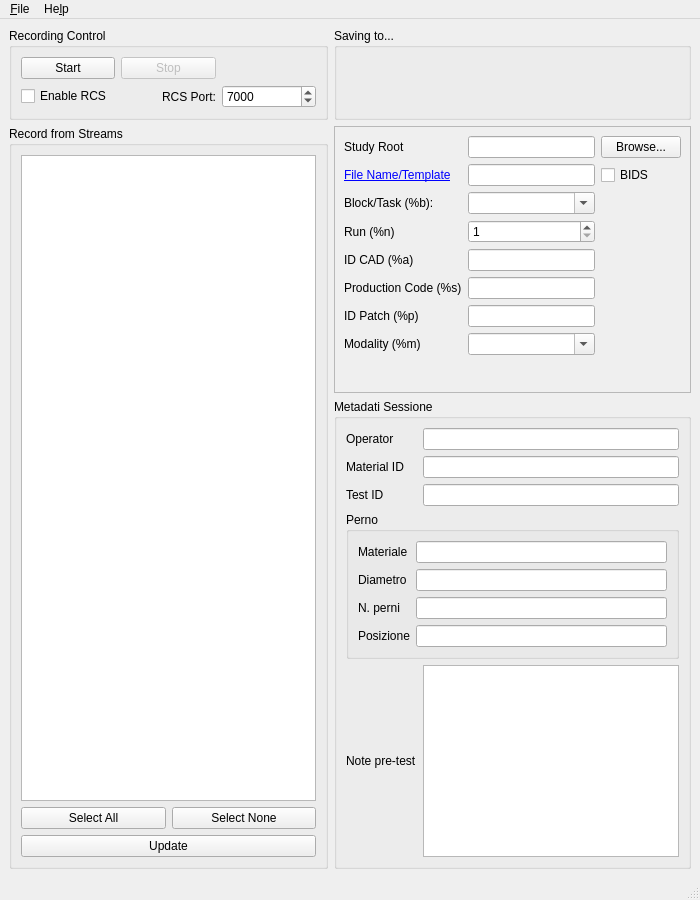
<?xml version="1.0" encoding="UTF-8"?>
<ui version="4.0">
 <class>MainWindow</class>
 <widget class="QMainWindow" name="MainWindow">
  <property name="geometry">
   <rect>
    <x>0</x>
    <y>0</y>
    <width>700</width>
    <height>900</height>
   </rect>
  </property>
  <property name="windowTitle">
   <string>Lab Recorder</string>
  </property>
  <widget class="QWidget" name="centralwidget">
   <layout class="QGridLayout" name="gridLayout_master">
    <item row="0" column="0">
     <widget class="QGroupBox" name="groupBox_recording">
      <property name="title">
       <string>Recording Control</string>
      </property>
      <layout class="QGridLayout" name="formLayout">
       <item row="0" column="0">
        <widget class="QPushButton" name="startButton">
         <property name="text">
          <string>Start</string>
         </property>
         <property name="shortcut">
          <string>Ctrl+S</string>
         </property>
        </widget>
       </item>
       <item row="0" column="1">
        <widget class="QPushButton" name="stopButton">
         <property name="enabled">
          <bool>false</bool>
         </property>
         <property name="text">
          <string>Stop</string>
         </property>
        </widget>
       </item>
       <item row="1" column="0">
        <widget class="QCheckBox" name="rcsCheckBox">
         <property name="text">
          <string>Enable RCS</string>
         </property>
         <property name="tristate">
          <bool>false</bool>
         </property>
        </widget>
       </item>
       <item row="1" column="1">
        <widget class="QLabel" name="rcsportLabel">
         <property name="text">
          <string>RCS Port:</string>
         </property>
         <property name="alignment">
          <set>Qt::AlignRight|Qt::AlignTrailing|Qt::AlignVCenter</set>
         </property>
        </widget>
       </item>
       <item row="1" column="2">
        <widget class="QSpinBox" name="rcsport">
         <property name="minimum">
          <number>1</number>
         </property>
         <property name="maximum">
          <number>65535</number>
         </property>
         <property name="value">
          <number>7000</number>
         </property>
        </widget>
       </item>
      </layout>
     </widget>
    </item>
    <!-- [ADAPTRONICS] rowspan=2: streams si espande fino a coprire anche la riga dei metadati -->
    <item row="2" column="0" rowspan="2">
     <widget class="QGroupBox" name="groupBox_streams">
      <property name="title">
       <string>Record from Streams</string>
      </property>
      <layout class="QVBoxLayout" name="verticalLayout_streams">
       <item>
        <widget class="QListWidget" name="streamList">
         <property name="selectionMode">
          <enum>QAbstractItemView::SingleSelection</enum>
         </property>
         <property name="selectionBehavior">
          <enum>QAbstractItemView::SelectItems</enum>
         </property>
        </widget>
       </item>
       <item>
        <layout class="QHBoxLayout" name="horizontalLayout_streamsel">
         <item>
          <widget class="QPushButton" name="selectAllButton">
           <property name="text">
            <string>Select All</string>
           </property>
          </widget>
         </item>
         <item>
          <widget class="QPushButton" name="selectNoneButton">
           <property name="text">
            <string>Select None</string>
           </property>
          </widget>
         </item>
        </layout>
       </item>
       <item>
        <widget class="QPushButton" name="refreshButton">
         <property name="text">
          <string>Update</string>
         </property>
         <property name="shortcut">
          <string>Ctrl+U</string>
         </property>
        </widget>
       </item>
      </layout>
     </widget>
    </item>
    <item row="0" column="1">
     <widget class="QGroupBox" name="groupBox_rootFolder">
      <property name="title">
       <string>Saving to...</string>
      </property>
      <layout class="QHBoxLayout" name="horizontalLayout_studyRoot">
       <item>
        <widget class="QLabel" name="locationLabel">
          <!-- [ADAPTRONICS] wordWrap: il percorso lungo va a capo invece di espandere la colonna -->
          <property name="wordWrap"><bool>true</bool></property>
        </widget>
       </item>
      </layout>
     </widget>
    </item>
    <item row="2" column="1">
     <widget class="QScrollArea" name="scrollArea">
      <property name="widgetResizable">
       <bool>true</bool>
      </property>
      <widget class="QWidget" name="scrollAreaWidgetContents">
       <property name="geometry">
        <rect>
         <x>0</x>
         <y>0</y>
         <width>332</width>
         <height>284</height>
        </rect>
       </property>
       <layout class="QGridLayout" name="gridLayout_2">
        <!-- [ADAPTRONICS] rinominato da "Counter" a "Run" per contesto industriale -->
        <item row="3" column="0">
         <widget class="QLabel" name="label_counter">
          <property name="text">
           <string>Run (%n)</string>
          </property>
         </widget>
        </item>
        <!-- [ADAPTRONICS] Production Code nascosto: eliminato per semplificazione struttura cartelle (sovrapposto a ID CAD) -->
        <item row="5" column="0">
         <widget class="QLabel" name="label_session">
          <property name="text">
           <string>Production Code (%s)</string>
          </property>
          <property name="visible">
           <bool>false</bool>
          </property>
         </widget>
        </item>
        <item row="6" column="1">
         <widget class="QLineEdit" name="lineEdit_participant"/>
        </item>
        <item row="1" column="1">
         <widget class="QLineEdit" name="lineEdit_template"/>
        </item>
        <item row="5" column="1">
         <widget class="QLineEdit" name="lineEdit_session">
          <property name="visible">
           <bool>false</bool>
          </property>
         </widget>
        </item>
        <item row="0" column="1">
         <widget class="QLineEdit" name="rootEdit"/>
        </item>
        <!-- [ADAPTRONICS] Block/Task nascosto: non utilizzato nel contesto industriale Adaptronics -->
        <item row="2" column="0">
         <widget class="QLabel" name="label_currBlock">
          <property name="text">
           <string>Block/Task (%b):</string>
          </property>
          <property name="visible">
           <bool>false</bool>
          </property>
         </widget>
        </item>
        <item row="0" column="2">
         <widget class="QPushButton" name="rootBrowseButton">
          <property name="text">
           <string>Browse...</string>
          </property>
          <property name="shortcut">
           <string>Ctrl+B</string>
          </property>
         </widget>
        </item>
        <item row="4" column="1">
         <widget class="QLineEdit" name="lineEdit_acq"/>
        </item>
        <!-- [ADAPTRONICS] rinominato da "Participant (%p)" a "ID Patch" per contesto industriale -->
        <!-- [ADAPTRONICS] spostato a row=6: ID CAD deve stare sopra a ID Patch -->
        <item row="6" column="0">
         <widget class="QLabel" name="label_participant">
          <property name="text">
           <string>ID Patch (%p)</string>
          </property>
         </widget>
        </item>
        <item row="1" column="0">
         <widget class="QLabel" name="label_template">
          <property name="text">
           <string>&lt;a href=&quot;https://github.com/labstreaminglayer/App-LabRecorder/blob/master/doc/templates.md&quot;&gt;File Name/Template&lt;/a&gt;</string>
          </property>
          <property name="openExternalLinks">
           <bool>true</bool>
          </property>
         </widget>
        </item>
        <item row="0" column="0">
         <widget class="QLabel" name="label_studyroot">
          <property name="text">
           <string>Study Root</string>
          </property>
         </widget>
        </item>
        <!-- [ADAPTRONICS] rinominato da "Acq. (%a)" a "ID CAD" per contesto industriale -->
        <!-- [ADAPTRONICS] spostato a row=4: ID CAD deve stare sopra a ID Patch -->
        <item row="4" column="0">
         <widget class="QLabel" name="label_acq">
          <property name="text">
           <string>ID CAD (%a)</string>
          </property>
         </widget>
        </item>
        <!-- [ADAPTRONICS] BIDS nascosto: non rilevante per uso industriale. Il widget esiste ancora nel codice C++ -->
        <item row="1" column="2">
         <widget class="QCheckBox" name="check_bids">
          <property name="text">
           <string>BIDS</string>
          </property>
          <property name="visible">
           <bool>false</bool>
          </property>
         </widget>
        </item>
        <item row="8" column="1">
         <spacer name="verticalSpacer">
          <property name="orientation">
           <enum>Qt::Vertical</enum>
          </property>
          <property name="sizeHint" stdset="0">
           <size>
            <width>0</width>
            <height>0</height>
           </size>
          </property>
         </spacer>
        </item>
        <item row="3" column="1">
         <widget class="QSpinBox" name="spin_counter">
          <property name="minimum">
           <number>1</number>
          </property>
          <property name="maximum">
           <number>1000</number>
          </property>
          <property name="value">
           <number>1</number>
          </property>
         </widget>
        </item>
        <item row="2" column="1">
         <widget class="QComboBox" name="input_blocktask">
          <property name="editable">
           <bool>true</bool>
          </property>
          <!-- [ADAPTRONICS] input_blocktask nascosto: non utilizzato nel contesto industriale Adaptronics -->
          <property name="visible">
           <bool>false</bool>
          </property>
         </widget>
        </item>
        <!-- [ADAPTRONICS] Modality nascosto: non utilizzato nel contesto industriale Adaptronics -->
        <item row="7" column="0">
         <widget class="QLabel" name="label_modality">
          <property name="text">
           <string>Modality (%m)</string>
          </property>
          <property name="visible">
           <bool>false</bool>
          </property>
         </widget>
        </item>
        <item row="7" column="1">
         <widget class="QComboBox" name="input_modality">
          <property name="editable">
           <bool>true</bool>
          </property>
          <property name="visible">
           <bool>false</bool>
          </property>
         </widget>
        </item>
       </layout>
      </widget>
     </widget>
    </item>
   <!-- [ADAPTRONICS] pannello metadati sessione: riga aggiuntiva sotto i controlli (col=1, row=3) -->
   <item row="3" column="1">
    <widget class="QGroupBox" name="groupBox_metadata">
     <property name="title">
      <string>Metadati Sessione</string>
     </property>
     <layout class="QGridLayout" name="gridLayout_metadata">
      <item row="0" column="0">
       <widget class="QLabel" name="label_meta_operator">
        <property name="text"><string>Operator</string></property>
       </widget>
      </item>
      <item row="0" column="1">
       <widget class="QLineEdit" name="lineEdit_meta_operator"/>
      </item>
      <item row="1" column="0">
       <widget class="QLabel" name="label_meta_material">
        <property name="text"><string>Material ID</string></property>
       </widget>
      </item>
      <item row="1" column="1">
       <widget class="QLineEdit" name="lineEdit_meta_material"/>
      </item>
      <item row="2" column="0">
       <widget class="QLabel" name="label_meta_test">
        <property name="text"><string>Test ID</string></property>
       </widget>
      </item>
      <item row="2" column="1">
       <widget class="QLineEdit" name="lineEdit_meta_test"/>
      </item>
      <item row="3" column="0" colspan="2">
       <widget class="QGroupBox" name="groupBox_perno">
        <property name="title"><string>Perno</string></property>
        <layout class="QGridLayout" name="gridLayout_perno">
         <item row="0" column="0">
          <widget class="QLabel" name="label_perno_materiale">
           <property name="text"><string>Materiale</string></property>
          </widget>
         </item>
         <item row="0" column="1">
          <widget class="QLineEdit" name="lineEdit_meta_perno_materiale"/>
         </item>
         <item row="1" column="0">
          <widget class="QLabel" name="label_perno_diametro">
           <property name="text"><string>Diametro</string></property>
          </widget>
         </item>
         <item row="1" column="1">
          <widget class="QLineEdit" name="lineEdit_meta_perno_diametro"/>
         </item>
         <item row="2" column="0">
          <widget class="QLabel" name="label_perno_numero">
           <property name="text"><string>N. perni</string></property>
          </widget>
         </item>
         <item row="2" column="1">
          <widget class="QLineEdit" name="lineEdit_meta_perno_numero"/>
         </item>
         <item row="3" column="0">
          <widget class="QLabel" name="label_perno_posizione">
           <property name="text"><string>Posizione</string></property>
          </widget>
         </item>
         <item row="3" column="1">
          <widget class="QLineEdit" name="lineEdit_meta_perno_posizione"/>
         </item>
        </layout>
       </widget>
      </item>
      <item row="4" column="0">
       <widget class="QLabel" name="label_meta_note">
        <property name="text"><string>Note pre-test</string></property>
       </widget>
      </item>
      <item row="4" column="1">
       <widget class="QPlainTextEdit" name="plainTextEdit_meta_note">
        <property name="minimumSize">
         <size><width>0</width><height>60</height></size>
        </property>
       </widget>
      </item>
      <item row="5" column="0" colspan="2">
       <spacer name="verticalSpacer_metadata">
        <property name="orientation"><enum>Qt::Vertical</enum></property>
        <property name="sizeHint" stdset="0">
         <size><width>0</width><height>0</height></size>
        </property>
       </spacer>
      </item>
     </layout>
    </widget>
   </item>
   <!-- [FINE ADAPTRONICS] pannello metadati -->
   </layout>
  </widget>
  <widget class="QMenuBar" name="menuBar">
   <property name="geometry">
    <rect>
     <x>0</x>
     <y>0</y>
     <width>634</width>
     <height>21</height>
    </rect>
   </property>
   <widget class="QMenu" name="menuFile">
    <property name="title">
     <string>&amp;File</string>
    </property>
    <addaction name="actionLoad_Configuration"/>
    <addaction name="actionSave_Configuration"/>
    <addaction name="separator"/>
    <addaction name="actionQuit"/>
   </widget>
   <widget class="QMenu" name="menuHelp">
    <property name="title">
     <string>He&amp;lp</string>
    </property>
    <addaction name="actionAbout"/>
   </widget>
   <addaction name="menuFile"/>
   <addaction name="menuHelp"/>
  </widget>
  <widget class="QStatusBar" name="statusBar"/>
  <action name="actionLoad_Configuration">
   <property name="text">
    <string>&amp;Load Configuration</string>
   </property>
   <property name="shortcut">
    <string>Ctrl+L</string>
   </property>
  </action>
  <action name="actionSave_Configuration">
   <property name="text">
    <string>&amp;Save Configuration</string>
   </property>
   <property name="shortcut">
    <string>Ctrl+S</string>
   </property>
  </action>
  <action name="actionQuit">
   <property name="text">
    <string>&amp;Quit</string>
   </property>
   <property name="shortcut">
    <string>Ctrl+Q</string>
   </property>
  </action>
  <action name="actionAbout">
   <property name="text">
    <string>&amp;About</string>
   </property>
  </action>
 </widget>
 <tabstops>
  <tabstop>startButton</tabstop>
  <tabstop>stopButton</tabstop>
  <tabstop>streamList</tabstop>
  <tabstop>selectAllButton</tabstop>
  <tabstop>selectNoneButton</tabstop>
  <tabstop>refreshButton</tabstop>
  <tabstop>rootEdit</tabstop>
  <tabstop>rootBrowseButton</tabstop>
  <tabstop>lineEdit_template</tabstop>
  <tabstop>check_bids</tabstop>
  <tabstop>input_blocktask</tabstop>
  <tabstop>spin_counter</tabstop>
  <tabstop>lineEdit_participant</tabstop>
  <tabstop>lineEdit_session</tabstop>
  <tabstop>lineEdit_acq</tabstop>
  <tabstop>input_modality</tabstop>
  <tabstop>scrollArea</tabstop>
 </tabstops>
 <resources/>
 <connections/>
</ui>
